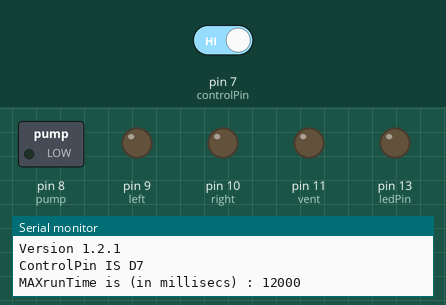
Bench run of a sketch on a simulated Arduino Uno, built with avr-gcc and run on an emulated ATmega328P. Shown: switched loads named in the sketch (green lamp = pin HIGH), output pins drawn as LEDs (lit = HIGH), the last lines printed to the serial monitor. The inputs (shaded band) are chosen by the test bench; at power-on: pin 7 (controlPin) HIGH.

Above: at 4.2 s.
4.3 s: pin 7 (controlPin) driven LOW
5.8 s: pin 7 (controlPin) driven HIGH
At 5.95 s:
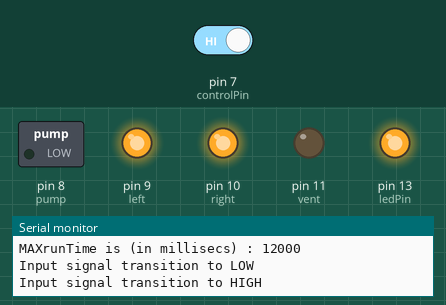
At 6.7 s:
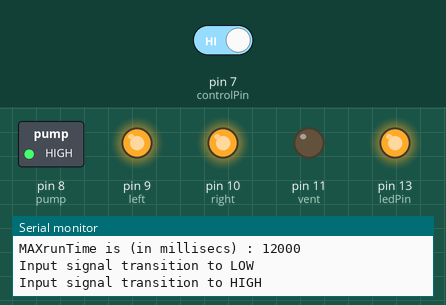
7.5 s: pin 7 (controlPin) driven LOW
At 7.65 s:
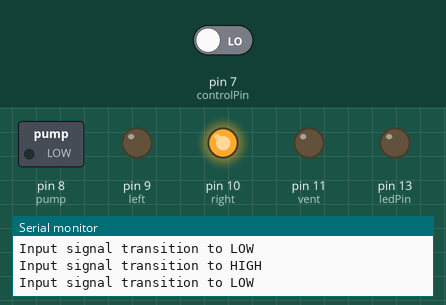
Timing chart, 0 to 10.5 s (numbered marks = the images above; inputs shaded):
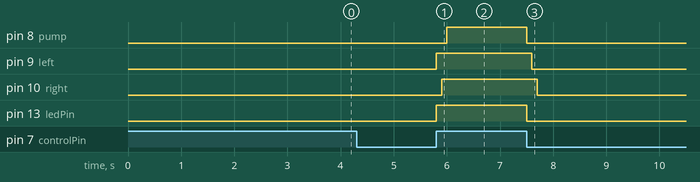

Measured:
- after the input at 5.8 s, pin 8 (pump): LOW → HIGH after 0.20 s; pin 9 (left), pin 13 (ledPin): LOW → HIGH at once; pin 10 (right): LOW → HIGH after 0.10 s
- after the input at 7.5 s, pin 8 (pump), pin 13 (ledPin): HIGH → LOW at once; pin 9 (left): HIGH → LOW after 0.10 s; pin 10 (right): HIGH → LOW after 0.20 s

The sketch:

AirPuff-V1_2_1.ino
```cpp
/*
09/09/2019   rjw  original shell
09/10/2019   rjw  turn pump off before air solenoid(s) close to ensure air purge
 */

// add pump before solenoid end
// add max timer to limit the total time animal gets air

#define       MAXrunTime   12000    // maximum time to air puff animal
#define       surgeDelay   100      // slight delay btw solenoids to supress surge currents


const int     ledPin     = 13;    // onboard LED
const int     controlPin =  7;    // control pin to pump control Arduino
const int     left       =  9;    // solenoid 1
const int     right      = 10;    // solenoid 2
const int     vent       = 11;    // solenoid 3 - used for extra or vent or gauge
const int     pump       =  8;    // solenoid for air pump

unsigned long runTime           = millis();
bool          disableSolenoids  = false;
int           reading;
int           lastreading;

void setup() {
  pinMode(controlPin, INPUT);
  pinMode(left , OUTPUT);   digitalWrite( left,  LOW);
  pinMode(right, OUTPUT);   digitalWrite( right, LOW);
  pinMode(vent , OUTPUT);   digitalWrite( vent,  LOW);
  pinMode(pump , OUTPUT);   digitalWrite( pump,  LOW);
  pinMode(ledPin, OUTPUT);  digitalWrite(ledPin, LOW);
  reading     = digitalRead(controlPin);
  lastreading = reading;

  Serial.begin(9600);             // serial comms
  delay(3000);                    // wait to start
  Serial.println("AIR PUFF SYSTEM . . . . . SLAVE ");
  Serial.println("Version 1.2.1 ");
  Serial.print("ControlPin IS D"); Serial.println(controlPin);
  Serial.print("MAXrunTime is (in millisecs) : "); Serial.println(MAXrunTime);
} // of setup

void loop() {

  // read the signal from the master MCU
  reading = digitalRead(controlPin);

  // code below runs once when controlPin changes state ************************************************************************
  if (reading != lastreading) {
    lastreading = reading;

    // turn everything on or off based on control input from master MCU
    // IF LOW
    if ((reading == LOW)) {
      Serial.println("Input signal transition to LOW");
      disableSolenoids = false;
      digitalWrite(ledPin, LOW);
      digitalWrite(  pump, LOW); delay(surgeDelay);
      digitalWrite(  left, LOW); delay(surgeDelay);
      digitalWrite( right, LOW); delay(surgeDelay);
    }
    // IF HIGH
    if (reading == HIGH) {
    Serial.println("Input signal transition to HIGH");
    runTime  = millis();
    disableSolenoids = false;
    digitalWrite(ledPin, HIGH);
    digitalWrite(  left, HIGH); delay(surgeDelay);
    digitalWrite( right, HIGH); delay(surgeDelay);
    digitalWrite(  pump, HIGH); delay(surgeDelay);
    }
  }
  // code above runs once when controlPin changes state ************************************************************************

 // check if system has been blowing air for more than "MAXrunTime" seconds AND DISABLE IF TRUE
 // DON'T WANT TO HARM ANIMAL
  if (((millis() - runTime) > MAXrunTime)
         && !(disableSolenoids)
             && (reading == HIGH)){
    disableSolenoids = true;
    Serial.println("Disable solenoids due to timeout");
  }

  if ((disableSolenoids)) {
      digitalWrite(ledPin, LOW);
      digitalWrite(  pump, LOW);  delay(surgeDelay);
      digitalWrite(  left, LOW);  delay(surgeDelay);
      digitalWrite(  right, LOW); delay(surgeDelay);
  }
} // of loop
```
